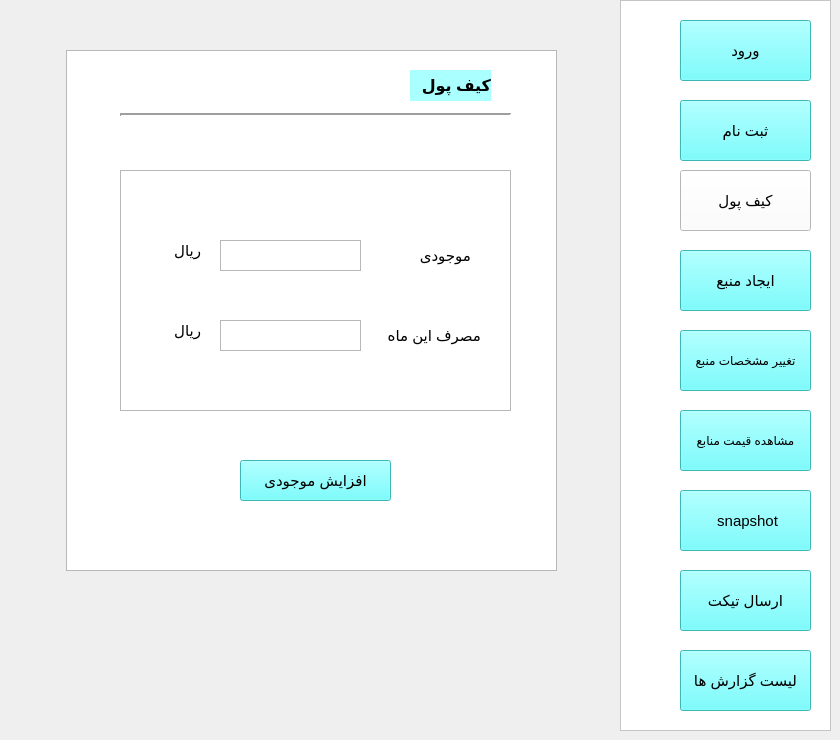
    <widget class="QWidget" name="page">
     <widget class="QFrame" name="frame">
      <property name="geometry">
       <rect>
        <x>620</x>
        <y>0</y>
        <width>211</width>
        <height>731</height>
       </rect>
      </property>
      <property name="styleSheet">
       <string notr="true">background-color: rgb(255, 255, 255);</string>
      </property>
      <property name="frameShape">
       <enum>QFrame::StyledPanel</enum>
      </property>
      <property name="frameShadow">
       <enum>QFrame::Raised</enum>
      </property>
      <widget class="QPushButton" name="snap_btn1">
       <property name="geometry">
        <rect>
         <x>60</x>
         <y>490</y>
         <width>131</width>
         <height>61</height>
        </rect>
       </property>
       <property name="font">
        <font>
         <pointsize>11</pointsize>
        </font>
       </property>
       <property name="styleSheet">
        <string notr="true">background-color: rgb(85, 255, 255);</string>
       </property>
       <property name="text">
        <string> snapshot</string>
       </property>
      </widget>
      <widget class="QPushButton" name="taghir_btn1">
       <property name="geometry">
        <rect>
         <x>60</x>
         <y>330</y>
         <width>131</width>
         <height>61</height>
        </rect>
       </property>
       <property name="font">
        <font>
         <pointsize>9</pointsize>
         <weight>50</weight>
         <bold>false</bold>
        </font>
       </property>
       <property name="styleSheet">
        <string notr="true">background-color: rgb(255, 255, 255);
background-color: rgb(85, 255, 255);</string>
       </property>
       <property name="text">
        <string>تغییر مشخصات منبع</string>
       </property>
      </widget>
      <widget class="QPushButton" name="ijad_btn1">
       <property name="geometry">
        <rect>
         <x>60</x>
         <y>250</y>
         <width>131</width>
         <height>61</height>
        </rect>
       </property>
       <property name="font">
        <font>
         <pointsize>11</pointsize>
        </font>
       </property>
       <property name="styleSheet">
        <string notr="true">background-color: rgb(85, 255, 255);</string>
       </property>
       <property name="text">
        <string>ایجاد منبع</string>
       </property>
      </widget>
      <widget class="QPushButton" name="sabtenam_btn3">
       <property name="geometry">
        <rect>
         <x>60</x>
         <y>100</y>
         <width>131</width>
         <height>61</height>
        </rect>
       </property>
       <property name="font">
        <font>
         <pointsize>11</pointsize>
        </font>
       </property>
       <property name="styleSheet">
        <string notr="true">background-color: rgb(85, 255, 255);</string>
       </property>
       <property name="text">
        <string>ثبت نام</string>
       </property>
      </widget>
      <widget class="QPushButton" name="price_btn1">
       <property name="geometry">
        <rect>
         <x>60</x>
         <y>410</y>
         <width>131</width>
         <height>61</height>
        </rect>
       </property>
       <property name="font">
        <font>
         <pointsize>9</pointsize>
        </font>
       </property>
       <property name="styleSheet">
        <string notr="true">background-color: rgb(85, 255, 255);</string>
       </property>
       <property name="text">
        <string>مشاهده قیمت منابع</string>
       </property>
      </widget>
      <widget class="QPushButton" name="login_btn4">
       <property name="geometry">
        <rect>
         <x>60</x>
         <y>20</y>
         <width>131</width>
         <height>61</height>
        </rect>
       </property>
       <property name="font">
        <font>
         <pointsize>11</pointsize>
        </font>
       </property>
       <property name="styleSheet">
        <string notr="true">background-color: rgb(255, 255, 255);
background-color: rgb(85, 255, 255);</string>
       </property>
       <property name="text">
        <string>ورود</string>
       </property>
      </widget>
      <widget class="QPushButton" name="ticket_btn1">
       <property name="geometry">
        <rect>
         <x>60</x>
         <y>570</y>
         <width>131</width>
         <height>61</height>
        </rect>
       </property>
       <property name="font">
        <font>
         <pointsize>11</pointsize>
        </font>
       </property>
       <property name="styleSheet">
        <string notr="true">background-color: rgb(85, 255, 255);</string>
       </property>
       <property name="text">
        <string>ارسال تیکت</string>
       </property>
      </widget>
      <widget class="QPushButton" name="wallet_btn1">
       <property name="geometry">
        <rect>
         <x>60</x>
         <y>170</y>
         <width>131</width>
         <height>61</height>
        </rect>
       </property>
       <property name="font">
        <font>
         <pointsize>11</pointsize>
        </font>
       </property>
       <property name="styleSheet">
        <string notr="true">background-color: rgb(85, 255, 255);
background-color: rgb(255, 255, 255);</string>
       </property>
       <property name="text">
        <string>کیف پول</string>
       </property>
      </widget>
      <widget class="QPushButton" name="gozaresh_btn1">
       <property name="geometry">
        <rect>
         <x>60</x>
         <y>650</y>
         <width>131</width>
         <height>61</height>
        </rect>
       </property>
       <property name="font">
        <font>
         <pointsize>11</pointsize>
        </font>
       </property>
       <property name="styleSheet">
        <string notr="true">background-color: rgb(85, 255, 255);</string>
       </property>
       <property name="text">
        <string>لیست گزارش ها</string>
       </property>
      </widget>
     </widget>
     <widget class="QWidget" name="widget_3" native="true">
      <property name="geometry">
       <rect>
        <x>0</x>
        <y>0</y>
        <width>621</width>
        <height>611</height>
       </rect>
      </property>
      <widget class="QGraphicsView" name="graphicsView">
       <property name="geometry">
        <rect>
         <x>66</x>
         <y>50</y>
         <width>491</width>
         <height>521</height>
        </rect>
       </property>
      </widget>
      <widget class="QLabel" name="label_9">
       <property name="geometry">
        <rect>
         <x>410</x>
         <y>70</y>
         <width>81</width>
         <height>31</height>
        </rect>
       </property>
       <property name="font">
        <font>
         <pointsize>12</pointsize>
         <weight>75</weight>
         <bold>true</bold>
        </font>
       </property>
       <property name="layoutDirection">
        <enum>Qt::RightToLeft</enum>
       </property>
       <property name="styleSheet">
        <string notr="true">background-color: rgb(170, 255, 255);</string>
       </property>
       <property name="text">
        <string>کیف پول</string>
       </property>
      </widget>
      <widget class="Line" name="line">
       <property name="geometry">
        <rect>
         <x>120</x>
         <y>100</y>
         <width>391</width>
         <height>31</height>
        </rect>
       </property>
       <property name="lineWidth">
        <number>2</number>
       </property>
       <property name="orientation">
        <enum>Qt::Horizontal</enum>
       </property>
      </widget>
      <widget class="QPushButton" name="afzayesh_mojodi_btn">
       <property name="geometry">
        <rect>
         <x>240</x>
         <y>460</y>
         <width>151</width>
         <height>41</height>
        </rect>
       </property>
       <property name="font">
        <font>
         <pointsize>11</pointsize>
        </font>
       </property>
       <property name="styleSheet">
        <string notr="true">background-color: rgb(85, 255, 255);</string>
       </property>
       <property name="text">
        <string>افزایش موجودی</string>
       </property>
      </widget>
      <widget class="QGraphicsView" name="graphicsView_2">
       <property name="geometry">
        <rect>
         <x>120</x>
         <y>170</y>
         <width>391</width>
         <height>241</height>
        </rect>
       </property>
      </widget>
      <widget class="QListWidget" name="listWidget_4">
       <property name="geometry">
        <rect>
         <x>220</x>
         <y>320</y>
         <width>141</width>
         <height>31</height>
        </rect>
       </property>
      </widget>
      <widget class="QLabel" name="label_16">
       <property name="geometry">
        <rect>
         <x>370</x>
         <y>320</y>
         <width>111</width>
         <height>31</height>
        </rect>
       </property>
       <property name="font">
        <font>
         <pointsize>11</pointsize>
        </font>
       </property>
       <property name="text">
        <string>مصرف این ماه</string>
       </property>
      </widget>
      <widget class="QLabel" name="label_15">
       <property name="geometry">
        <rect>
         <x>130</x>
         <y>320</y>
         <width>71</width>
         <height>21</height>
        </rect>
       </property>
       <property name="font">
        <font>
         <pointsize>11</pointsize>
        </font>
       </property>
       <property name="text">
        <string>ریال</string>
       </property>
      </widget>
      <widget class="QListWidget" name="listWidget_3">
       <property name="geometry">
        <rect>
         <x>220</x>
         <y>240</y>
         <width>141</width>
         <height>31</height>
        </rect>
       </property>
      </widget>
      <widget class="QLabel" name="label_17">
       <property name="geometry">
        <rect>
         <x>400</x>
         <y>240</y>
         <width>71</width>
         <height>31</height>
        </rect>
       </property>
       <property name="font">
        <font>
         <pointsize>11</pointsize>
        </font>
       </property>
       <property name="text">
        <string>موجودی</string>
       </property>
      </widget>
      <widget class="QLabel" name="label_14">
       <property name="geometry">
        <rect>
         <x>130</x>
         <y>240</y>
         <width>71</width>
         <height>21</height>
        </rect>
       </property>
       <property name="font">
        <font>
         <pointsize>11</pointsize>
        </font>
       </property>
       <property name="text">
        <string>ریال</string>
       </property>
      </widget>
     </widget>
    </widget>
